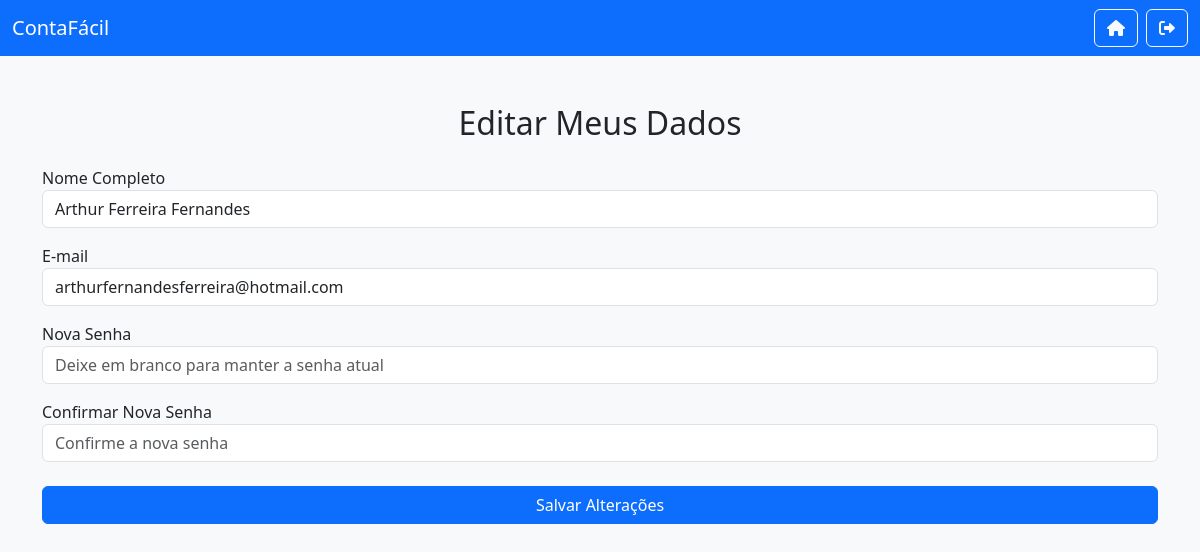
The page /edita_perfil.php (signed in) on the database its author committed.
### tables this page shows
CREATE TABLE `usuarios` (
  `id` int(11) NOT NULL,
  `nome_completo` varchar(255) NOT NULL,
  `cpf` char(11) DEFAULT NULL,
  `email` varchar(255) NOT NULL,
  `senha_hash` varchar(255) NOT NULL,
  `data_cadastro` timestamp NOT NULL DEFAULT current_timestamp(),
  `confirmado` tinyint(1) DEFAULT 0,
  `token` varchar(255) DEFAULT NULL,
  `data_expiracao_token` datetime DEFAULT NULL
);

### edita_perfil.php (the view, shortened to what this page needs)
<?php
require __DIR__ . '/scripts/conectaBanco.php';
$stmt = $conexao->prepare("SELECT nome_completo, email FROM usuarios WHERE id = ?");
$stmt->bind_param("i", $_SESSION['usuario_id']);
$stmt->execute();
$result = $stmt->get_result()->fetch_assoc();
$nomeAtual = $result['nome_completo'] ?? '';
$emailAtual = $result['email'] ?? '';
?>
<!DOCTYPE html>
<html lang="pt-BR">
<head>
    <link rel="stylesheet" href="https://cdnjs.cloudflare.com/ajax/libs/font-awesome/6.0.0/css/all.min.css">
    <link href="https://cdn.jsdelivr.net/npm/bootstrap@5.3.0/dist/css/bootstrap.min.css" rel="stylesheet">
</head>
<body class="bg-light">
<nav class="navbar navbar-expand-lg navbar-dark bg-primary mb-4">
    <div class="container-fluid">
        <a class="navbar-brand" href="index.php">ContaFácil</a>
        <div class="d-flex">
            <a href="index.php" class="btn btn-outline-light me-2"><i class="fas fa-home"></i></a>
            <a href="scripts/logout.php" class="btn btn-outline-light"><i class="fas fa-sign-out-alt"></i></a>
        </div>
    </div>
</nav>
<div class="container mt-5">
    <h2 class="mb-4 text-center">Editar Meus Dados</h2>
    <form method="POST">
        <div class="mb-3">
            <label for="nome">Nome Completo</label>
            <input type="text" name="nome" id="nome" class="form-control"
                   value="<?= htmlspecialchars($nomeAtual) ?>" required>
        </div>
        <div class="mb-3">
            <label for="email">E-mail</label>
            <input type="email" name="email" id="email" class="form-control"
                   value="<?= htmlspecialchars($emailAtual) ?>" required>
        </div>
        <div class="mb-3">
            <label for="senha">Nova Senha</label>
            <input type="password" name="senha" id="senha" class="form-control" minlength="6"
                   placeholder="Deixe em branco para manter a senha atual">
        </div>
        <div class="mb-4">
            <label for="confirmar_senha">Confirmar Nova Senha</label>
            <input type="password" name="confirmar_senha" id="confirmar_senha" class="form-control" minlength="6"
                   placeholder="Confirme a nova senha">
        </div>
        <div class="d-grid">
            <button type="submit" class="btn btn-primary">Salvar Alterações</button>
        </div>
    </form>
</div>
</body>
</html>

### rows shown on the page
usuarios: nome "Arthur Ferreira Fernandes", email "arthurfernandesferreira@hotmail.com"
